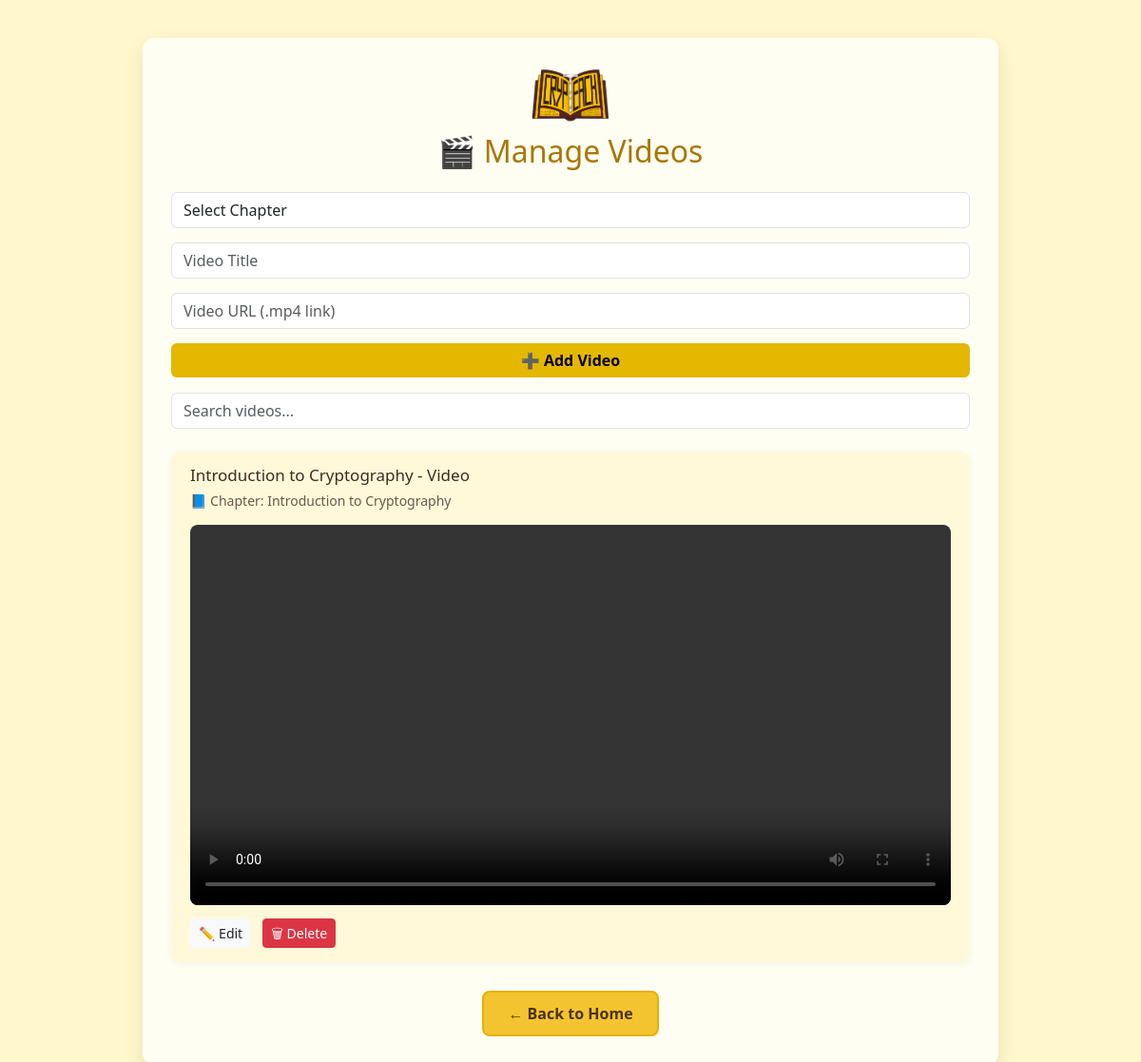
/manage_videos.php (signed in), run on the app's committed database.
### tables this page shows
CREATE TABLE `videos` (
  `id` int(11) NOT NULL,
  `chapter_id` int(11) NOT NULL,
  `title` varchar(100) DEFAULT NULL,
  `video_url` varchar(255) DEFAULT NULL,
  `created_at` datetime DEFAULT current_timestamp(),
  `approved` tinyint(1) DEFAULT 0
);

CREATE TABLE `chapters` (
  `id` int(11) NOT NULL,
  `title` varchar(100) DEFAULT NULL,
  `description` text DEFAULT NULL,
  `video_url` varchar(255) DEFAULT NULL,
  `created_at` timestamp NOT NULL DEFAULT current_timestamp(),
  `content_file` varchar(255) DEFAULT NULL
);

### manage_videos.php (the view, shortened to what this page needs)
<?php
include 'db.php';
$videos = $conn->query("SELECT videos.*, chapters.title as chapter_title FROM videos JOIN chapters ON videos.chapter_id = chapters.id ORDER BY videos.id DESC");
?>
<!DOCTYPE html>
<html>
<head>
    <link href="https://cdn.jsdelivr.net/npm/bootstrap@5.3.3/dist/css/bootstrap.min.css" rel="stylesheet">
</head>
<body>
<div class="container">
   <h2 class="text-center mb-4">
    <img src="uploads/crypteach_logo.png" alt="CrypTeach Logo" style="height: 60px; margin-bottom: 10px;"><br>
    🎬 Manage Videos
</h2>
    <form method="POST" class="mt-4">
        <select name="chapter_id" class="form-control" required>
            <option disabled selected>Select Chapter</option>
        </select>
        <input type="text" name="title" class="form-control" placeholder="Video Title" required>
        <input type="text" name="video_url" class="form-control" placeholder="Video URL (.mp4 link)" required>
        <button type="submit" class="btn btn-custom w-100 mb-3">➕ Add Video</button>
    </form>
    <input type="text" id="searchInput" class="form-control" placeholder="Search videos...">
    <div class="video-list mt-4">
        <?php while ($video = $videos->fetch_assoc()): ?>
            <div class="video-card" data-title="<?= strtolower($video['title']) ?>">
                <h5><?= htmlspecialchars($video['title']) ?></h5>
                <p>📘 Chapter: <?= htmlspecialchars($video['chapter_title']) ?></p>
                <?php if (str_ends_with($video['video_url'], '.mp4')): ?>
                    <video controls>
                        <source src="<?= htmlspecialchars($video['video_url']) ?>" type="video/mp4">
                    </video>
                <?php else: ?>
                    <a href="<?= htmlspecialchars($video['video_url']) ?>" target="_blank">▶ View Video</a>
                <?php endif; ?>
                <div class="mt-2">
                    <button class="btn btn-sm btn-light text-dark" data-bs-toggle="modal" data-bs-target="#editModal<?= $video['id'] ?>">✏️ Edit</button>
                    <a href="?delete=<?= $video['id'] ?>" onclick="return confirm('Delete this video?')">
                        <button class="btn btn-sm btn-danger">🗑 Delete</button>
                    </a>
                </div>
            </div>
        <?php endwhile; ?>
    </div>
    <div class="btn-back-wrapper">
    <a class="btn-back" href="admin_home.php">← Back to Home</a>
</div>
</div>
</body>
</html>

### manage_videos.php (style rules this page uses)
body { margin: 0; font-family: 'Segoe UI', sans-serif; background-color: #fff8cc; color: #3e2b1f; padding: 40px 0; }
.container { max-width: 900px; margin: auto; background-color: #fffef3; padding: 30px; border-radius: 12px; box-shadow: 0 8px 20px rgba(0,0,0,0.1); }
h2 { text-align: center; color: #a87700; }
form .form-control { margin-bottom: 15px; }
.btn-custom { background-color: #e4b700; color: black; font-weight: bold; border: none; }
.video-card { background-color: #fff9da; padding: 15px 20px; border-radius: 10px; margin-bottom: 20px; box-shadow: 0 2px 8px rgba(0,0,0,0.05); }
.video-card h5 { margin: 0; font-size: 17px; color: #3e2b1f; }
.video-card p { font-size: 14px; margin: 5px 0; color: #6c584c; }
.video-card video { width: 100%; margin-top: 10px; border-radius: 8px; }
.video-card .btn { margin-right: 8px; }
#searchInput { margin-bottom: 20px; }
.btn-back-wrapper { display: flex; justify-content: center; margin-top: 30px; }
.btn-back { background-color: #f4c430; color: #4a3300; padding: 10px 25px; border-radius: 8px; font-weight: bold; border: 2px solid #e1b200; text-decoration: none; transition: background-color 0.2s ease; }

### data on the page
videos: title "Introduction to Cryptography - Video", chapter.title "Introduction to Cryptography"
